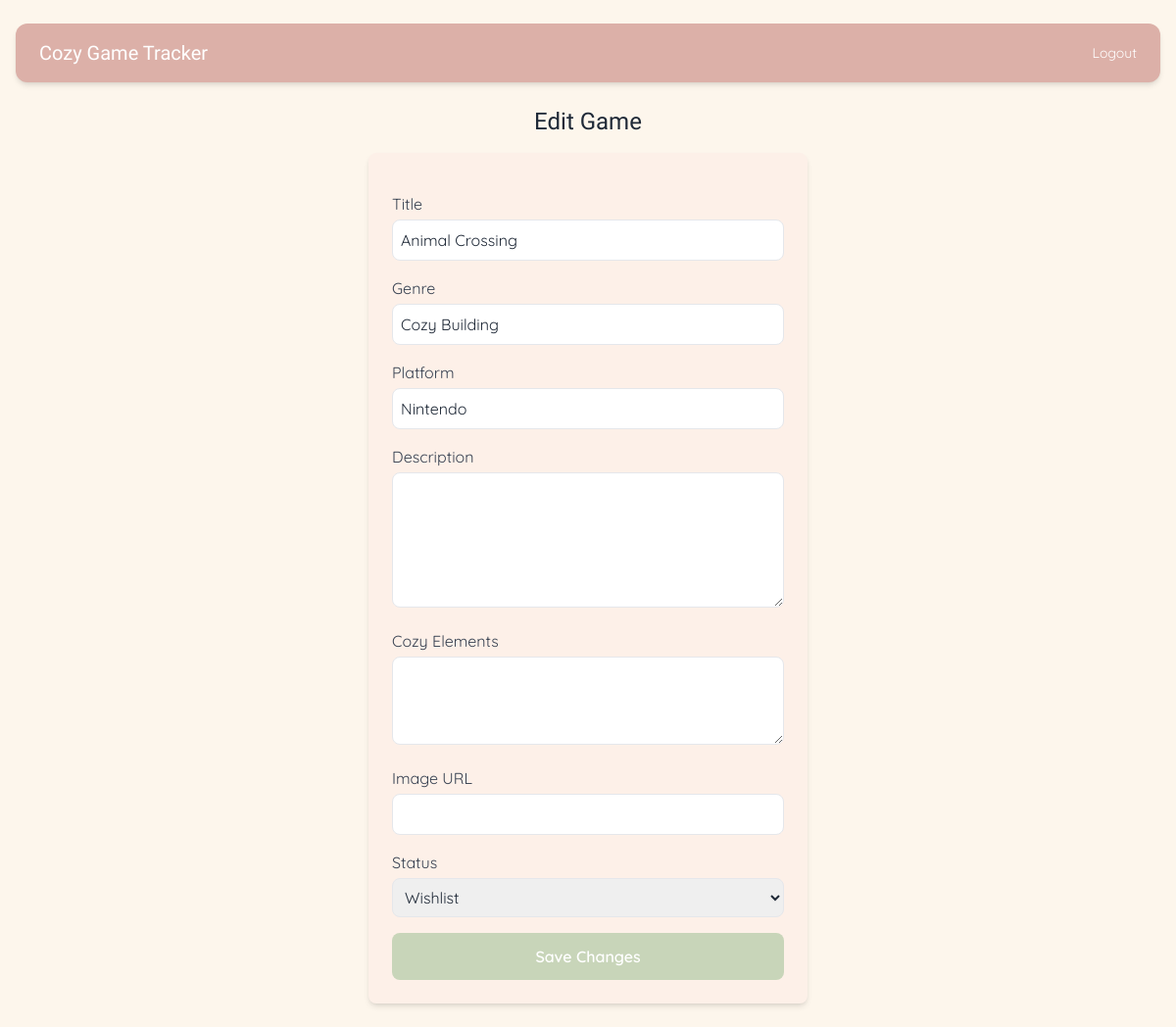
The app's page /games/1/edit (signed in) with its own data.
### app/models.py (models this page shows)
class Game(db.Model):
    __tablename__ = "games"
    id = db.Column(db.Integer, primary_key=True)
    title = db.Column(db.String(100), nullable=False)
    genre = db.Column(db.String(50))
    platform = db.Column(db.String(50))
    description = db.Column(db.Text)
    cozy_elements = db.Column(db.String(200))
    image_url = db.Column(db.String(255))
    gamelogs = db.relationship('GameLog', back_populates='game', cascade="all, delete-orphan")
    user_id = db.Column(db.Integer, db.ForeignKey('users.id'), nullable=False)
    user = db.relationship('User', back_populates='games')

### app/routes/main.py (the view)
@main_bp.route('/games/<int:id>/edit', methods=['GET', 'POST'])
@login_required
def edit_game(id):
    game = Game.query.get_or_404(id)
    gamelog = GameLog.query.filter_by(game_id=id, user_id=current_user.id).first()
    if game.user_id != current_user.id:
        flash("You are not authorized to edit this game.", "danger")
        return redirect(url_for('main.dashboard'))
    form = GameForm(obj=game)
    if gamelog and hasattr(form, 'status') and request.method == 'GET':
        form.status.data = gamelog.status
    if form.validate_on_submit():
        game.title = form.title.data
        game.genre = form.genre.data
        game.platform = form.platform.data
        game.description = form.description.data
        game.cozy_elements = form.cozy_elements.data
        game.image_url = form.image_url.data
        if gamelog and hasattr(form, 'status'):
            gamelog.status = form.status.data
        db.session.commit()
        flash("Game updated successfully!", "success")
        return redirect(url_for('main.game_detail', id=game.id))
    else:
        if form.is_submitted():
            flash(f"Form validation errors: {form.errors}", "danger")
    return render_template('games/edit_game.html', form=form, game=game, gamelog=gamelog)

### app/forms.py
class GameForm(FlaskForm):
    title = StringField('Title', validators=[DataRequired()])
    genre = StringField('Genre')
    platform = StringField('Platform')
    description = TextAreaField('Description')
    cozy_elements = TextAreaField('Cozy Elements')
    image_url = StringField('Image URL')
    status = SelectField('Status', choices=[('Wishlist', 'Wishlist'), ('Playing', 'Playing'), ('Completed', 'Completed')])
    submit = SubmitField('Add Game')

### app.py (called while the page is built)
@login_manager.user_loader
def load_user(user_id):
    from app.models import User
    return User.query.get(int(user_id))

### app/templates/games/edit_game.html (shortened to what this page needs)
{% extends "base.html" %}
{% block content %}
  <h2 class="text-2xl font-cozy mb-4 text-center">Edit Game</h2>
  <form method="POST" action="" class="space-y-4 bg-blush/20 p-6 rounded-lg shadow-md max-w-md mx-auto">
    <label class="block">
      <span class="text-gray-700">{{ form.title.label }}</span>
      {{ form.title(class="w-full mt-1 p-2 rounded-lg border") }}
    </label>
    <label class="block">
      <span class="text-gray-700">{{ form.genre.label }}</span>
      {{ form.genre(class="w-full mt-1 p-2 rounded-lg border") }}
    </label>
    <label class="block">
      <span class="text-gray-700">{{ form.platform.label }}</span>
      {{ form.platform(class="w-full mt-1 p-2 rounded-lg border") }}
    </label>
    <label class="block">
      <span class="text-gray-700">{{ form.description.label }}</span>
      {{ form.description(class="w-full mt-1 p-2 rounded-lg border", rows=5) }}
    </label>
    <label class="block">
      <span class="text-gray-700">{{ form.cozy_elements.label }}</span>
      {{ form.cozy_elements(class="w-full mt-1 p-2 rounded-lg border", rows=3) }}
    </label>
    <label class="block">
      <span class="text-gray-700">{{ form.image_url.label }}</span>
      {{ form.image_url(class="w-full mt-1 p-2 rounded-lg border", id="image_url") }}
    </label>
    <label class="block">
      <span class="text-gray-700">{{ form.status.label }}</span>
      {{ form.status(class="w-full mt-1 p-2 rounded-lg border") }}
    </label>
    <button type="submit" class="w-full py-3 bg-sage text-white font-semibold rounded-lg hover:bg-sage/90 transition">
      Save Changes
    </button>
  </form>
{% endblock %}

### records on screen
Game: title "Animal Crossing", genre "Cozy Building", platform "Nintendo"
